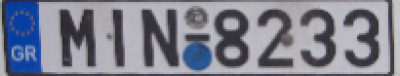
#> input picture 01__Basics/01.13-Connected_components/1.13 Connected components/license_plate.png, 400 x 76 px
$ jupyter execute Connected_component_labelling.ipynb
#> lines starting #> are read from the running program, lines starting #| are printed output that depends on the picture; after the words box and inside, x2 and y2 are one past the last pixel; in counts of white or black regions, pixels touching at a corner belong together
Connected-component labeling (also known as connected-component analysis, blob extraction, or region labeling) is an algorithmic application of graph theory that is used to determine the connectivity of “blob”-like regions in a binary image.

We often use connected-component analysis in the same situations that contours are used; however, connected-component labeling can often give us a more granular filtering of the blobs in a binary image. When using contour analysis, we are often restricted by the hierarchy of the outlines (i.e. one contour contained within another), but with connected-component analysis we can more easily segment and analyze these structures.

Once we have extracted the blob using connected-component labeling, we can still apply contour properties to quantify the region. A great example usage of connected-component analysis is to compute the connected-components of a binary (i.e. thresholded) license plate image and filter the blobs based on their properties, such as width, height, area, solidity, etc.

[cell 1]
# import the necessary packages
from skimage.filters import threshold_local
from skimage import measure
import numpy as np
import cv2
from matplotlib import pyplot as plt


# load the license plate image from disk
plate = cv2.imread("license_plate.png")
#> plate is the input picture: shape (76, 400, 3); mean B, G, R 143, 129.1, 126.5

# extract the Value component from the HSV color space and apply adaptive thresholding
# to reveal the characters on the license plate
V = cv2.split(cv2.cvtColor(plate, cv2.COLOR_BGR2HSV))[2]
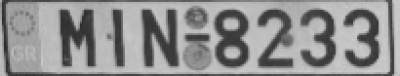
#> V: shape (76, 400); min 38, max 207, mean 143.2
img_thresh = cv2.adaptiveThreshold(V, 255, cv2.ADAPTIVE_THRESH_MEAN_C,	cv2.THRESH_BINARY_INV, 17, 3)
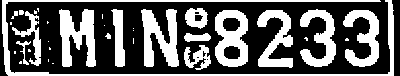
#> img_thresh: shape (76, 400); 37.6% white; 34 white regions (18 under 20 px), largest, box (x1, y1, x2, y2) and area: (2, 0, 394, 76) 2355, (141, 9, 179, 67) 1310, (59, 9, 96, 67) 1306

# show the images
plt.imshow(cv2.cvtColor(plate, cv2.COLOR_BGR2RGB))
plt.show()
plt.imshow(cv2.cvtColor(img_thresh, cv2.COLOR_BGR2RGB))
plt.show()

[cell 2]
# perform connected components analysis on the thresholded images and initialize the
# mask to hold only the "large" components we are interested in
labels = measure.label(img_thresh, background=0)
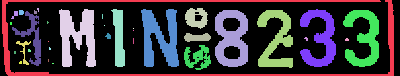
#> labels: shape (76, 400) int64; 35 distinct labels, from 0 to 34; one colour per label, 0 black

our_mask = np.zeros( img_thresh.shape, dtype="uint8")
print("[INFO] found {} blobs".format(len(np.unique(labels))))
#| [INFO] found 35 blobs

[cell 3]
# loop over the unique components
for (i, label) in enumerate(np.unique(labels)):

	# if this is the background label, ignore it
	if label == 0:
		print("[INFO] label: 0 (background)")
		continue

	# otherwise, construct label mask to display only connected components for the current label
	print(f"[INFO] label: {i} (foreground)")
	labelMask = np.zeros(img_thresh.shape, dtype="uint8")
	labelMask[labels == label] = 255
	numPixels = cv2.countNonZero(labelMask)

	# if the number of pixels in the component is sufficiently large, add it to our
	# mask of "large" blobs
	if numPixels > 300 and numPixels < 1500:
		our_mask = cv2.add(our_mask, labelMask)

	# show the label mask
	plt.imshow(cv2.cvtColor(labelMask, cv2.COLOR_BGR2RGB))
	plt.show()
#> this loop made 35 passes
#> numPixels on passes 2 to 13: 2355, 6, 323, 1306, 525, 1310, 1041, 23, 10, 1237, 1058, 1046
#| [INFO] label: 0 (background)
#| [INFO] label: 1 (foreground)
#| [INFO] label: 2 (foreground)
#| [INFO] label: 3 (foreground)
#| [INFO] label: 4 (foreground)
#| [INFO] label: 5 (foreground)
#| [INFO] label: 6 (foreground)
#| [INFO] label: 7 (foreground)
#> (further printed lines are left out)
#> pass 2, `plt.show()`:
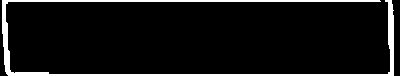
#> shown: shape (76, 400, 3); 7.7% white; 1 white region, box (x1, y1, x2, y2) and area: (2, 0, 394, 76) 2355
#> after the loop:
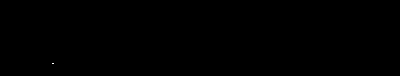
#> labelMask: shape (76, 400); 0.01% white in thin lines or dots, all inside (x1, y1, x2, y2) = (52, 63, 54, 64)
#> after the loop:
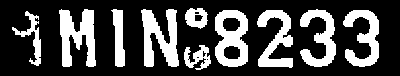
#> our_mask: shape (76, 400); 28.5% white; 10 white regions, largest, box (x1, y1, x2, y2) and area: (141, 9, 179, 67) 1310, (59, 9, 96, 67) 1306, (215, 10, 248, 67) 1237

# show the large components in the image
plt.imshow(cv2.cvtColor(our_mask, cv2.COLOR_BGR2RGB))
plt.show()
